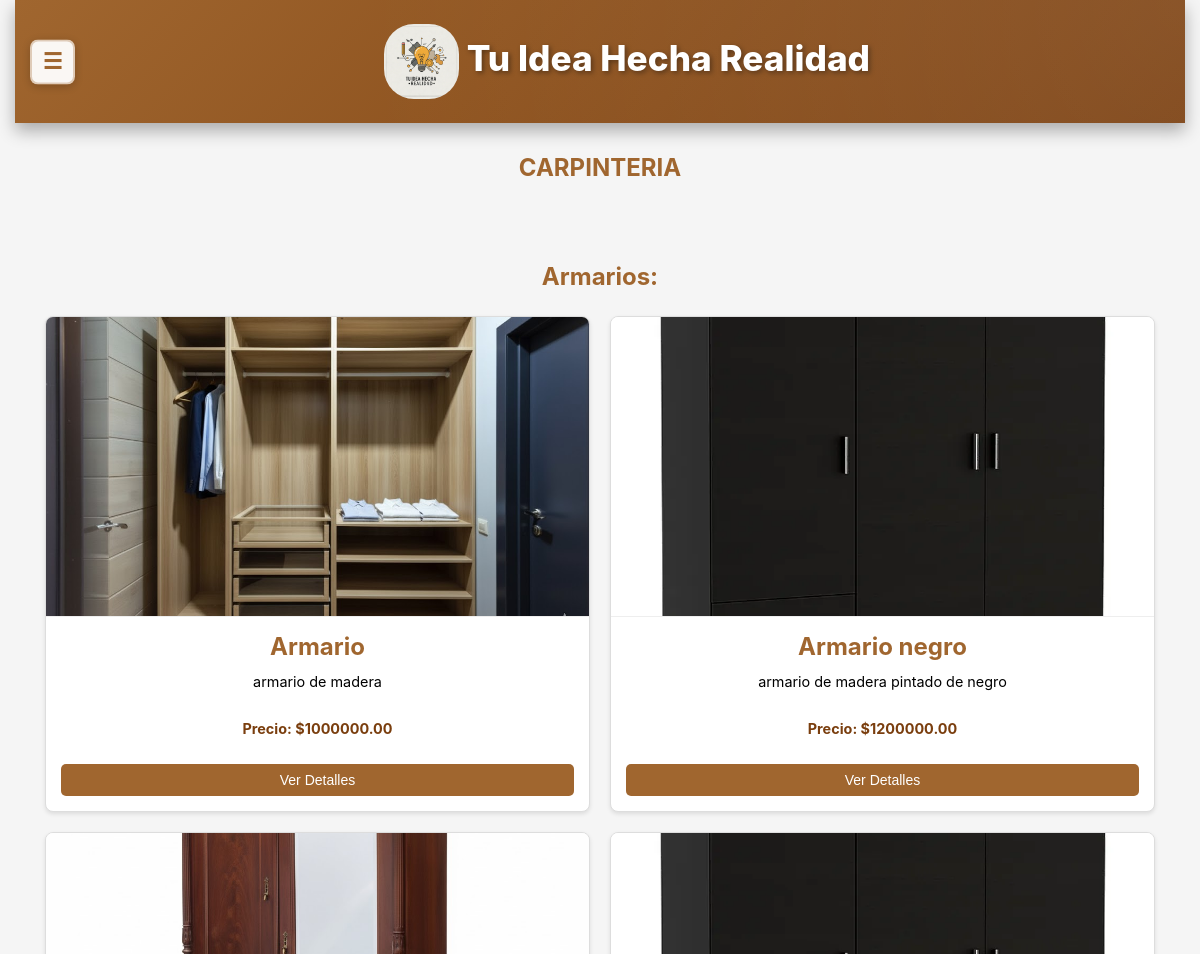
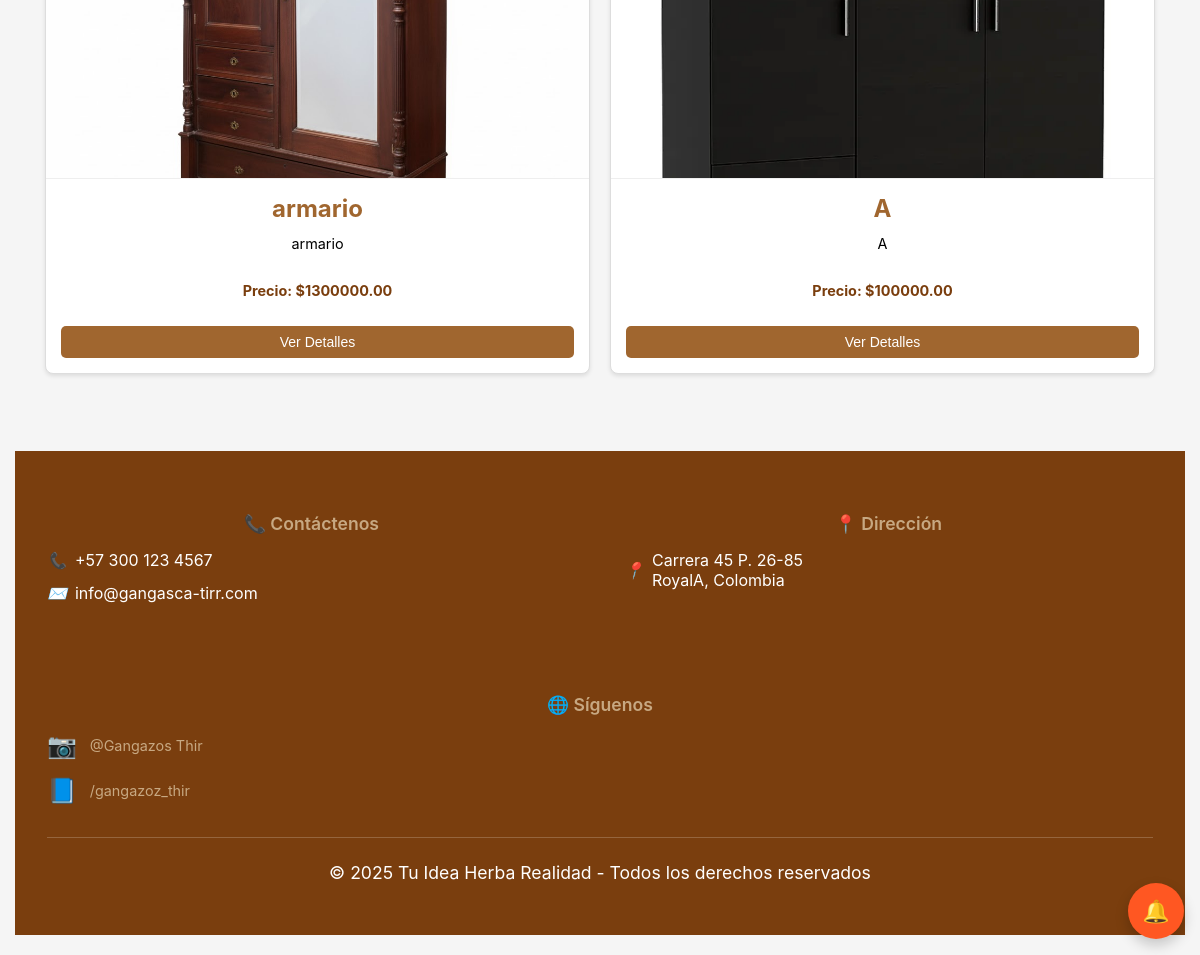
/carpinteria/, run on the app's committed database (2 pictures, top to bottom).
### core/models.py (models this page shows)
class Armarios(models.Model):
    nombre3 = models.CharField(max_length=100)
    descripcion3 = models.CharField(max_length=250, default='', blank=True,null=True)
    precio3 = models.DecimalField(max_digits=10, decimal_places=2)
    imagen3 = models.ImageField(upload_to='uploads/productos/')
    cantidad_disponible = models.IntegerField(default=0)
    is_active = models.BooleanField(default=True)

### Productos/views.py (the view)
# urls.py: path('carpinteria/', views.carpinteria, name='carpinteria'),
def carpinteria(request):
    usernameCliente = request.session.get('usernameCliente')
    usuario = None
    if usernameCliente:
        try:
            usuario = UserClientes.objects.get(usernameCliente=usernameCliente)
        except UserClientes.DoesNotExist:
            pass
    armarios = Armarios.objects.filter(is_active=True)
    context = {
        'armarios': armarios,
        'usuario': usuario
    }
    return render(request, "Productos/carpinteria.html", context)

### core/context_processors.py (called while the page is built, shortened)
def idea_notifications(request):
    username_cliente = request.session.get('usernameCliente')
    username_empresa = request.session.get('usernameEmpresa')
    has_notif = False
    try:
        if username_cliente:
            has_notif = MensajeIdea.objects.filter(
                idea__autor=username_cliente,
                remitente_tipo='empresa',
                leido=False
            ).exists()
    except Exception as e:
        print(f"Error en idea_notifications: {str(e)}")
        has_notif = False
    return {
        'has_idea_notifications': has_notif
    }

### Productos/templates/Productos/carpinteria.html (shortened to what this page needs)
<!DOCTYPE html>
<html lang="es">
<head>
    {% load static %}
    <link rel="stylesheet" href="{% static 'Productos/css/styles1.css' %}">
    <link rel="stylesheet" href="{% static 'core/css/responsive.css' %}">
</head>
<body>
<div class="main-content-wrapper">
  <header>
    <button class="sidebar-toggle" onclick="toggleSidebar()">☰</button>
    <h1 class="div" style="text-align: center;">
      <img src="{% static 'core/img/Gemini_Generated_Image_tzay6utzay6utzay.jfif' %}" alt="Logo" width="75" height="75">
      Tu Idea Hecha Realidad
    </h1>
  </header>
<section>
    <div>
        <h2>CARPINTERIA</h2>
        <section class="seccion-at">
            <div>
                <div>
                    <div>
                        <div>
                            <div>
                                <h3>Armarios:</h3>
                            </div>
                        </div>
                    </div>
                    <div class="contenedor-articulos" id="contenedorArticulos">
                        {% for armario in armarios %}
                        <div class="articulo">
                            {% if armario.imagen3 %}
                            <img src="{{ armario.imagen3.url }}" alt="{{ armario.nombre3 }}">
                            {% else %}
                            <img src="{% static 'Productos/img/Armario.jpg' %}" alt="{{ armario.nombre3 }}">
                            {% endif %}
                            <div class="contenido-articulo">
                                <h3>{{ armario.nombre3 }}</h3>
                                <p>{{ armario.descripcion3 }}</p>
                                <p class="precio-destacado">Precio: ${{ armario.precio3 }}</p>
                                <button class="btn-ver-detalles" onclick="mostrarDetalles('armario', {{ armario.id }}, '{{ armario.nombre3|escapejs }}', '{{ armario.descripcion3|escapejs }}', '{{ armario.precio3 }}', '{% if armario.imagen3 %}{{ armario.imagen3.url }}{% else %}{% static 'Productos/img/Armario.jpg' %}{% endif %}')">Ver Detalles</button>
                            </div>
                        </div>
                        {% endfor %}
                    </div>
                </div>
            </div>
        </section>
    </div>
</section>
    <footer>
        <div class="footer-content">
            <div class="footer-section">
                <h3 class="footer-title">📞 Contáctenos</h3>
                <div class="footer-info">
                    <i>📞</i>
                    <span>+57 300 123 4567</span>
                </div>
                <div class="footer-info">
                    <i>✉️</i>
                    <span>info@gangasca-tirr.com</span>
                </div>
            </div>
            <div class="footer-section">
                <h3 class="footer-title">📍 Dirección</h3>
                <div class="footer-info">
                    <i>📍</i>
                    <span>Carrera 45 P. 26-85<br>RoyalA, Colombia</span>
                </div>
            </div>
            <div class="footer-section">
                <h3 class="footer-title">🌐 Síguenos</h3>
                <div class="footer-social">
                    <div class="social-container">
                        <a href="https://www.instagram.com/tu_idea_hecha_realidad?igsh=Y3ByM2lyZGcwNHVy" class="social-icon" aria-label="Instagram">
                            <span>📷</span>
                        </a>
                        <div class="social-username">@Gangazos Thir</div>
                    </div>
                    <div class="social-container">
                        <a href="https://www.facebook.com/share/1ACEVZbZHV/" class="social-icon" aria-label="Facebook">
                            <span>📘</span>
                        </a>
                        <div class="social-username">/gangazoz_thir</div>
                    </div>
                </div>
            </div>
        </div>
        <div class="footer-bottom">
            <p>© 2025 Tu Idea Herba Realidad - Todos los derechos reservados</p>
        </div>
    </footer>
</div>
{% include 'core/floating_buttons.html' %}
{% include 'core/modal_notificaciones.html' %}
</body>
</html>

### core/static/core/css/responsive.css (style rules this page uses)
.sidebar-toggle { display: none; position: absolute; top: 50%; left: 15px; transform: translateY(-50%); z-index: 10; background: rgba(255, 255, 255, 0.95); color: #A0662F; border: 2px solid rgba(160, 102, 47, 0.3); width: 45px; height: 45px; border-radius: 8px; cursor: pointer; box-shadow: 0 2px 8px rgba(0, 0, 0, 0.2); transition: all 0.3s ease; font-size: 22px; align-items: center; justify-content: center; font-weight: bold; }
@media screen and (max-width: 1366px) { html, body { overflow-x: hidden; max-width: 100vw; width: 100%; } }
@media screen and (max-width: 1366px) { .sidebar-toggle { display: flex; } }
@media screen and (max-width: 1366px) { .main-content-wrapper { margin-left: 0 !important; width: 100% !important; padding: 0 15px 20px 15px; box-sizing: border-box; overflow-x: hidden; max-width: 100vw; } }
@media screen and (max-width: 1366px) { header { margin: 0 !important; width: 100% !important; padding: 1.5rem 1rem 1.5rem 70px !important; box-sizing: border-box; position: relative; } }
@media screen and (max-width: 1366px) { footer { margin: 2rem 0 0 0 !important; width: 100% !important; padding: 2rem 2rem !important; box-sizing: border-box; } }
@media screen and (max-width: 1366px) { .contenedor-articulos { justify-content: center; padding: 15px 0; margin: 0 auto; max-width: 100%; } }
@media screen and (max-width: 1366px) { .main-content-wrapper > * { margin-left: auto; margin-right: auto; } }
@media screen and (min-width: 768px) and (max-width: 1366px) { .contenedor-articulos { grid-template-columns: repeat(2, 1fr); gap: 20px; max-width: 100%; } }
@media screen and (min-width: 768px) and (max-width: 1366px) { header h1 { font-size: 2.2rem; } }
@media screen and (min-width: 768px) and (max-width: 1366px) { .footer-content { flex-direction: row; flex-wrap: wrap; } }
@media screen and (min-width: 768px) and (max-width: 1366px) { .footer-section { flex: 1 1 45%; min-width: 200px; } }
@media screen and (max-width: 1366px) { body { overflow-x: hidden; } }
@media screen and (max-width: 1366px) { * { max-width: 100%; } }

### data on the page
Armarios: imagen3 (picture), nombre3 "Armario", descripcion3 "armario de madera", precio3 "1000000.00"
Armarios: imagen3 (picture), nombre3 "Armario negro", descripcion3 "armario de madera pintado de negro", precio3 "1200000.00"
Armarios: imagen3 (picture), nombre3 "armario", descripcion3 "armario", precio3 "1300000.00"
Armarios: imagen3 (picture), nombre3 "A", descripcion3 "A", precio3 "100000.00"
